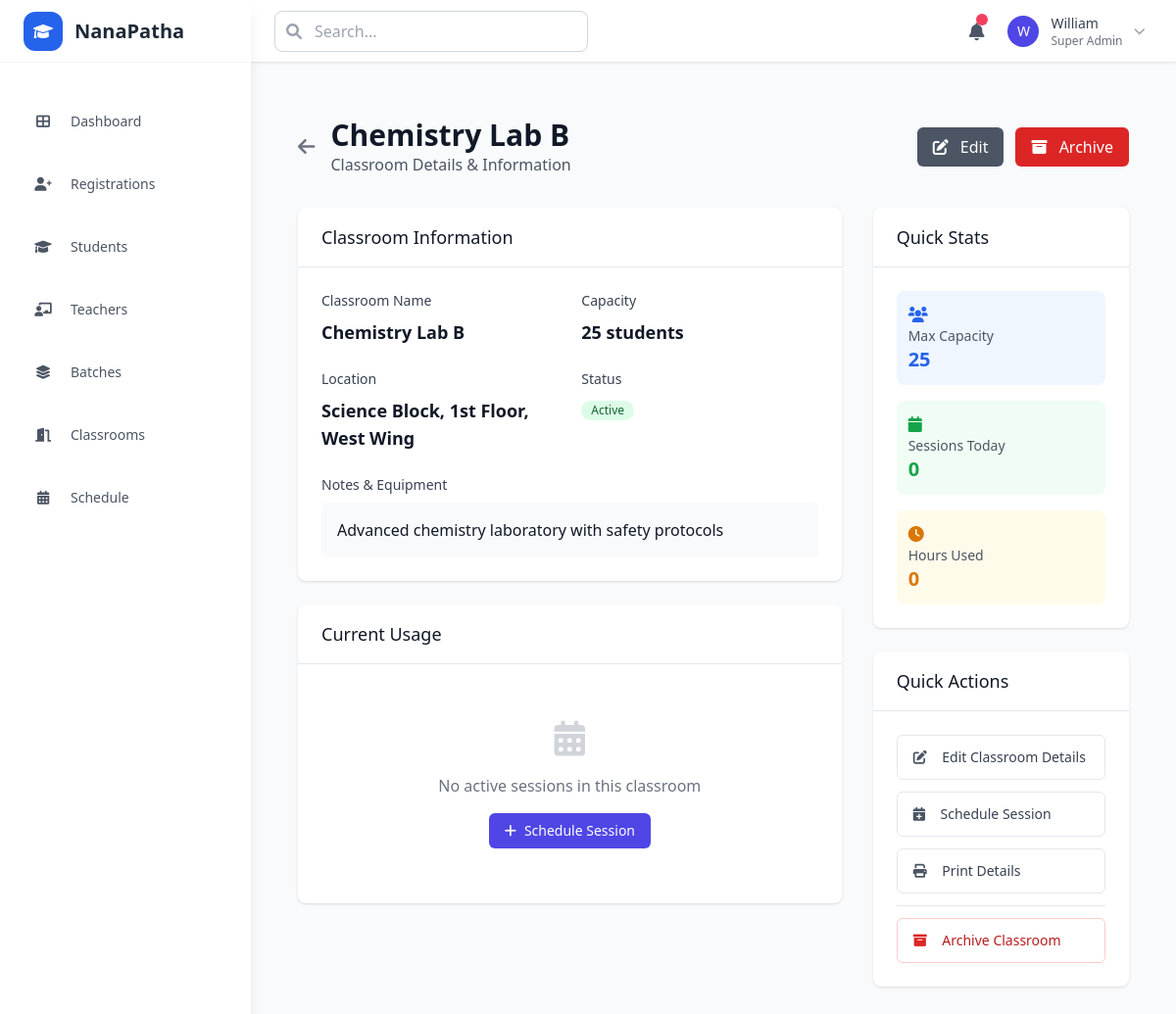
Page /admin/classrooms/2 on the committed database.
### models.py (models this page shows)
class Classroom(db.Model):
    __tablename__ = 'classrooms'
    id = db.Column(db.Integer, primary_key=True)
    name = db.Column(db.String(255), nullable=False)
    capacity = db.Column(db.Integer, nullable=False)
    location = db.Column(db.String(255))
    is_active = db.Column(db.Boolean, default=True)
    notes = db.Column(db.Text)
    created_at = db.Column(db.DateTime, default=datetime.utcnow)

### app.py (the view)
@app.route('/admin/classrooms/<int:classroom_id>')
def admin_classroom_detail(classroom_id):
    classroom = Classroom.query.get_or_404(classroom_id)
    return render_template('admin/classroom_detail.html', classroom=classroom)

### templates/admin/classroom_detail.html (shortened to what this page needs)
{% extends "base.html" %}
{% block content %}
<div class="container mx-auto px-6 py-8">
    <div class="flex items-center justify-between mb-8">
        <div class="flex items-center space-x-4">
            <a href="{{ url_for('admin_classrooms') }}"
               class="text-gray-500 hover:text-gray-700">
                <i class="fas fa-arrow-left text-xl"></i>
            </a>
            <div>
                <h1 class="text-3xl font-bold text-gray-900">{{ classroom.name }}</h1>
                <p class="text-gray-600">Classroom Details & Information</p>
            </div>
        </div>
        <div class="flex space-x-3">
            <a href="{{ url_for('admin_classroom_edit', classroom_id=classroom.id) }}"
               class="bg-gray-600 text-white px-4 py-2 rounded-md hover:bg-gray-700 transition-colors duration-150">
                <i class="fas fa-edit mr-2"></i>
                Edit
            </a>
            <button onclick="confirmArchive('{{ classroom.name }}', '{{ url_for('admin_classroom_archive', classroom_id=classroom.id) }}')"
                    class="bg-red-600 text-white px-4 py-2 rounded-md hover:bg-red-700 transition-colors duration-150">
                <i class="fas fa-archive mr-2"></i>
                Archive
            </button>
        </div>
    </div>
    <div class="grid grid-cols-1 lg:grid-cols-3 gap-8">
        <div class="lg:col-span-2">
            <div class="bg-white rounded-lg shadow">
                <div class="px-6 py-4 border-b border-gray-200">
                    <h3 class="text-lg font-medium text-gray-900">Classroom Information</h3>
                </div>
                <div class="p-6">
                    <div class="grid grid-cols-2 gap-6">
                        <div>
                            <label class="block text-sm font-medium text-gray-700 mb-2">Classroom Name</label>
                            <p class="text-lg font-semibold text-gray-900">{{ classroom.name }}</p>
                        </div>
                        <div>
                            <label class="block text-sm font-medium text-gray-700 mb-2">Capacity</label>
                            <p class="text-lg font-semibold text-gray-900">{{ classroom.capacity }} students</p>
                        </div>
                        <div>
                            <label class="block text-sm font-medium text-gray-700 mb-2">Location</label>
                            <p class="text-lg font-semibold text-gray-900">
                                {% if classroom.location %}
                                    {{ classroom.location }}
                                {% else %}
                                    <span class="text-gray-500 italic">Not specified</span>
                                {% endif %}
                            </p>
                        </div>
                        <div>
                            <label class="block text-sm font-medium text-gray-700 mb-2">Status</label>
                            <span class="inline-flex items-center px-2.5 py-0.5 rounded-full text-xs font-medium
                                {% if classroom.is_active %}bg-green-100 text-green-800{% else %}bg-red-100 text-red-800{% endif %}">
                                {% if classroom.is_active %}Active{% else %}Inactive{% endif %}
                            </span>
                        </div>
                    </div>
                    {% if classroom.notes %}
                    <div class="mt-6">
                        <label class="block text-sm font-medium text-gray-700 mb-2">Notes & Equipment</label>
                        <div class="bg-gray-50 rounded-md p-4">
                            <p class="text-gray-900">{{ classroom.notes }}</p>
                        </div>
                    </div>
                    {% endif %}
                </div>
            </div>
            <div class="bg-white rounded-lg shadow mt-6">
                <div class="px-6 py-4 border-b border-gray-200">
                    <h3 class="text-lg font-medium text-gray-900">Current Usage</h3>
                </div>
                <div class="p-6">
                    <div class="text-center py-8">
                        <i class="fas fa-calendar-alt text-gray-300 text-4xl mb-4"></i>
                        <p class="text-gray-500">No active sessions in this classroom</p>
                        <a href="{{ url_for('admin_schedule_create_form') }}"
                           class="inline-flex items-center mt-4 px-4 py-2 text-sm font-medium text-white bg-brand rounded-md hover:bg-brand-700">
                            <i class="fas fa-plus mr-2"></i>
                            Schedule Session
                        </a>
                    </div>
                </div>
            </div>
        </div>
        <div class="lg:col-span-1">
            <div class="bg-white rounded-lg shadow mb-6">
                <div class="px-6 py-4 border-b border-gray-200">
                    <h3 class="text-lg font-medium text-gray-900">Quick Stats</h3>
                </div>
                <div class="p-6">
                    <div class="space-y-4">
                        <div class="flex items-center justify-between p-3 bg-blue-50 rounded-lg">
                            <div>
                                <i class="fas fa-users text-blue-600 mb-1"></i>
                                <p class="text-sm text-gray-600">Max Capacity</p>
                                <p class="text-xl font-bold text-blue-600">{{ classroom.capacity }}</p>
                            </div>
                        </div>
                        <div class="flex items-center justify-between p-3 bg-green-50 rounded-lg">
                            <div>
                                <i class="fas fa-calendar text-green-600 mb-1"></i>
                                <p class="text-sm text-gray-600">Sessions Today</p>
                                <p class="text-xl font-bold text-green-600">0</p>
                            </div>
                        </div>
                        <div class="flex items-center justify-between p-3 bg-amber-50 rounded-lg">
                            <div>
                                <i class="fas fa-clock text-amber-600 mb-1"></i>
                                <p class="text-sm text-gray-600">Hours Used</p>
                                <p class="text-xl font-bold text-amber-600">0</p>
                            </div>
                        </div>
                    </div>
                </div>
            </div>
            <div class="bg-white rounded-lg shadow">
                <div class="px-6 py-4 border-b border-gray-200">
                    <h3 class="text-lg font-medium text-gray-900">Quick Actions</h3>
                </div>
                <div class="p-6">
                    <div class="space-y-3">
                        <a href="{{ url_for('admin_classroom_edit', classroom_id=classroom.id) }}"
                           class="block w-full text-left px-4 py-3 text-sm text-gray-700 hover:bg-gray-100 rounded-md border border-gray-200">
                            <i class="fas fa-edit mr-3 text-gray-600"></i>
                            Edit Classroom Details
                        </a>
                        <a href="{{ url_for('admin_schedule_create_form') }}"
                           class="block w-full text-left px-4 py-3 text-sm text-gray-700 hover:bg-gray-100 rounded-md border border-gray-200">
                            <i class="fas fa-calendar-plus mr-3 text-gray-600"></i>
                            Schedule Session
                        </a>
                        <button onclick="window.print()"
                                class="block w-full text-left px-4 py-3 text-sm text-gray-700 hover:bg-gray-100 rounded-md border border-gray-200">
                            <i class="fas fa-print mr-3 text-gray-600"></i>
                            Print Details
                        </button>
                        <div class="border-t border-gray-200 my-3"></div>
                        <button onclick="confirmArchive('{{ classroom.name }}', '{{ url_for('admin_classroom_archive', classroom_id=classroom.id) }}')"
                                class="block w-full text-left px-4 py-3 text-sm text-red-700 hover:bg-red-50 rounded-md border border-red-200">
                            <i class="fas fa-archive mr-3 text-red-600"></i>
                            Archive Classroom
                        </button>
                    </div>
                </div>
            </div>
        </div>
    </div>
</div>
{% endblock %}

### rows in the picture
Classroom: name "Chemistry Lab B", capacity "25", location "Science Block, 1st Floor, West Wing", notes "Advanced chemistry laboratory with safety protocols"
